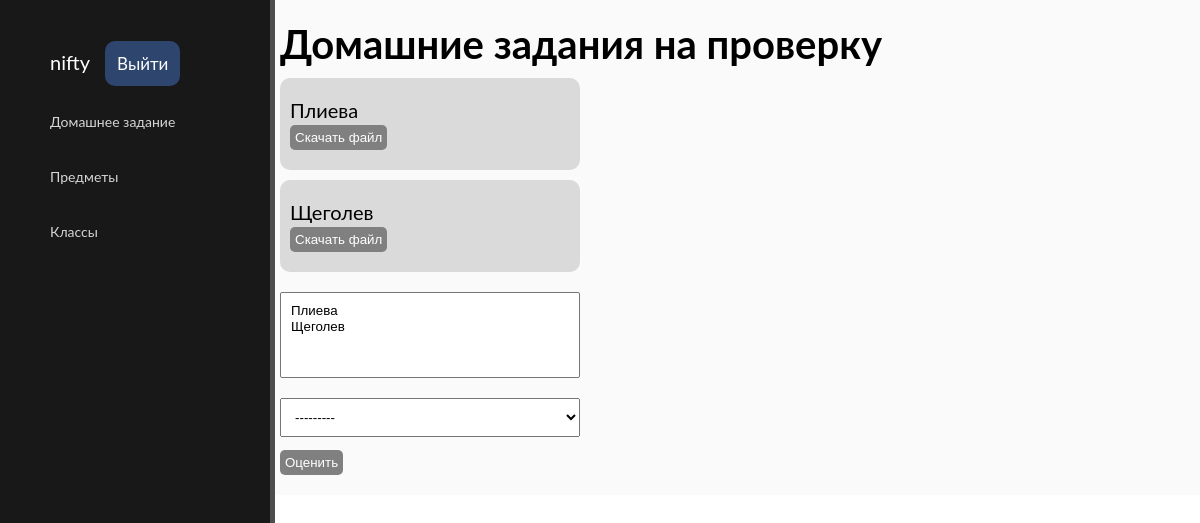
/ (signed in), run on the app's committed database.
### main/models.py (models this page shows)
class homework (models.Model):
    student = models.CharField('Фамилия', max_length=250)
    homework = models.FileField(upload_to='uploads_model')
    lesson = models.ForeignKey(lesson, on_delete=models.CASCADE)
    def __str__(self):
        return self.student

### main/views.py (the view)
# urls.py: path('', views.notify, name='main'),
def notify(request):
    if request.method == 'POST':
        form = markss(request.POST)
        if form.is_valid():
            try:
                form.save()
                return redirect('notify')
            except:
                form.add_error('Данные урока не сохранены')
    else:
        form = markss()
    homeworks = homework.objects.all()
    return render(request, 'main/notify.html', { 'homework':homeworks, 'markss': markss})

### main/templatetags/main_tags.py (called while the page is built)
@register.simple_tag
def get_menu():
    return menu

### main/templates/main/notify.html (shortened to what this page needs)
{% extends 'main/layout.html' %}
{% block content %}
<h1>Домашние задания на проверку</h1>
{% for i in homework %}
<div class="dz">
    <p>{{i.student}}</p>
    <form action="{% url 'download_file' file_id=i.id %}" method="get">
        <button type="submit">Скачать файл</button>
    </form>
</div>
{% endfor %}
<form method="post">
    {%for i in markss %}
    <p>{{i}}</p>
    {% endfor %}
    <button type="submit">Оценить</button>
</form>
{% endblock %}

### main/templates/main/layout.html (shortened to what this page needs)
{% load static %}
{% load main_tags %}
<!DOCTYPE html>
<html lang="en">
<head>
    <link rel="stylesheet" href="{% static 'main/css/style3.css' %}">
    <link rel="stylesheet" href="{% static 'main/css/style_table.css' %}">
</head>
<body>
	<div class="container">
	{% get_menu as menu %}
		<div class="sidebar">
			<nav>
				{% if user.is_authenticated %}
				<div class="name_logout">
					<a href="/users/profile/">{{ user.username }}</a>
					<a href="/users/logout" class="loginnutton">Выйти</a>
				</div>
				<ul>
					{% for m in menu %}
						<li><a href="{% url m.url_name %}"> {{ m.title }}</a></li>
					{% endfor %}
				</ul>
				{% else %}
				<a href="/users/login" class="loginnutton nonreg">Регистрация/Войти</a>
				{% endif %}
			</nav>
		</div>
		<div class="main-content">
		{% block content %}
        {% endblock %}
		</div>
	</div>
</body>
</html>

### main/static/main/css/style3.css (style rules this page uses)
* { margin: 0; padding: 0; box-sizing: border-box; }
body, html { font-family: 'Lato', sans-serif; font-size: 20px; height: 100%; position: relative; }
a { color: #fff; text-decoration: none; }
.container { width: 100%; height: 100%; position: relative; }
.sidebar { float: left; background: #181818; width: 275px; padding: 2.5%; height: 100vh; color: #fff; border-right: 5px solid #4d4d4d; }
.sidebar nav ul { list-style: none; }
.sidebar nav ul li { font-size: 70%; padding: 19px 0; padding-left: 20px; }
.sidebar nav ul li a { color: #D7D5D5; }
.main-content { background-color: #fafafa; width: calc(100% - 250px); height: 100%; margin-left: 250px; padding: 20px 30px; }
.loginnutton { background-color: rgb(46, 69, 110); color: white; width: 100%; margin-left: 5%; font-size: 17px; padding: 12px; border-radius: 10px; margin-bottom: 25px; }

### main/static/main/css/style_table.css (style rules this page uses)
button { float: right; background: none; color: white; border: 0px; padding: 5px; }
.container { overflow: hidden; height: auto; }
button { float: none; background: grey; color: white; border: 0px; padding: 5px; border-radius: 5px; }
.container { position: relative; z-index: 1; margin: 0 auto; }
.container:before, .container:after { content: ""; display: block; clear: both; }
.name_logout { margin-left: 20px; margin-bottom: 20px; width: 100%; }
ul { list-style-type: none; }
select { padding: 10px; width: 300px; margin-top: 10px; margin-bottom: 10px; }
.dz { background-color: rgb(218, 218, 218); width: 300px; margin: 10px 0px; padding: 20px 10px; border-radius: 10px; }
.name_logout { margin-top: 20px; }

### data on the page
homework: student "Плиева", markss "Плиева / Щеголев"
homework: student "Щеголев"

### other printed values
{{ user.username }} "nifty"
{{ m.title }} "Домашнее задание" "Предметы" "Классы"
